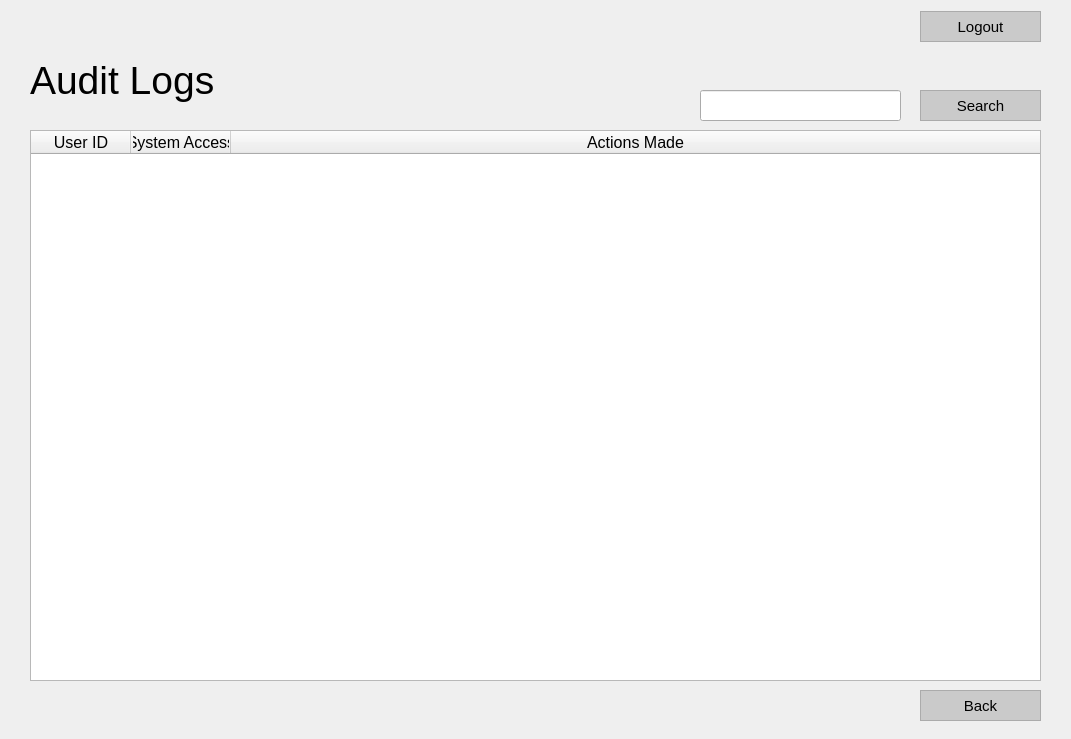
<?xml version="1.0" encoding="UTF-8"?>
<ui version="4.0">
 <class>MainWindow</class>
 <widget class="QMainWindow" name="MainWindow">
  <property name="geometry">
   <rect>
    <x>0</x>
    <y>0</y>
    <width>1071</width>
    <height>739</height>
   </rect>
  </property>
  <property name="minimumSize">
   <size>
    <width>1071</width>
    <height>739</height>
   </size>
  </property>
  <property name="maximumSize">
   <size>
    <width>1071</width>
    <height>739</height>
   </size>
  </property>
  <property name="windowTitle">
   <string>MainWindow</string>
  </property>
  <widget class="QWidget" name="centralwidget">
   <widget class="QWidget" name="layoutWidget">
    <property name="geometry">
     <rect>
      <x>680</x>
      <y>10</y>
      <width>361</width>
      <height>33</height>
     </rect>
    </property>
    <layout class="QHBoxLayout" name="horizontalLayout">
     <item>
      <widget class="QLabel" name="lbl_user">
       <property name="font">
        <font>
         <family>Calibri</family>
         <pointsize>11</pointsize>
        </font>
       </property>
       <property name="text">
        <string/>
       </property>
       <property name="scaledContents">
        <bool>false</bool>
       </property>
       <property name="alignment">
        <set>Qt::AlignCenter</set>
       </property>
      </widget>
     </item>
     <item>
      <widget class="QPushButton" name="btn_logout">
       <property name="minimumSize">
        <size>
         <width>121</width>
         <height>31</height>
        </size>
       </property>
       <property name="maximumSize">
        <size>
         <width>121</width>
         <height>31</height>
        </size>
       </property>
       <property name="font">
        <font>
         <family>Helvetica</family>
         <pointsize>11</pointsize>
        </font>
       </property>
       <property name="styleSheet">
        <string notr="true">QPushButton {
color: rgb(0, 0, 0);
	background-color: rgb(202, 202, 202);
border: 1.2px solid #ABABAB;
outline: none;}

QPushButton:hover{
color: rgb(255, 255, 255);
background-color: rgb(171, 171, 171);
outline: none;
border: none;
}

QPushButton:pressed{
color: rgb(255, 255, 255);
background-color: rgb(129, 129, 129);
outline: none;
border: none;
}


</string>
       </property>
       <property name="text">
        <string>Logout</string>
       </property>
      </widget>
     </item>
    </layout>
   </widget>
   <widget class="QPushButton" name="btn_search">
    <property name="geometry">
     <rect>
      <x>920</x>
      <y>90</y>
      <width>121</width>
      <height>31</height>
     </rect>
    </property>
    <property name="minimumSize">
     <size>
      <width>121</width>
      <height>31</height>
     </size>
    </property>
    <property name="maximumSize">
     <size>
      <width>121</width>
      <height>31</height>
     </size>
    </property>
    <property name="font">
     <font>
      <family>Helvetica</family>
      <pointsize>11</pointsize>
     </font>
    </property>
    <property name="styleSheet">
     <string notr="true">QPushButton {
color: rgb(0, 0, 0);
	background-color: rgb(202, 202, 202);
border: 1.2px solid #ABABAB;
outline: none;}

QPushButton:hover{
color: rgb(255, 255, 255);
background-color: rgb(171, 171, 171);
outline: none;
border: none;
}

QPushButton:pressed{
color: rgb(255, 255, 255);
background-color: rgb(129, 129, 129);
outline: none;
border: none;
}


</string>
    </property>
    <property name="text">
     <string>Search</string>
    </property>
   </widget>
   <widget class="QLineEdit" name="searchbar">
    <property name="geometry">
     <rect>
      <x>700</x>
      <y>90</y>
      <width>201</width>
      <height>31</height>
     </rect>
    </property>
    <property name="minimumSize">
     <size>
      <width>201</width>
      <height>31</height>
     </size>
    </property>
    <property name="maximumSize">
     <size>
      <width>201</width>
      <height>31</height>
     </size>
    </property>
    <property name="styleSheet">
     <string notr="true">padding-left: 4px;</string>
    </property>
    <property name="text">
     <string/>
    </property>
   </widget>
   <widget class="QLabel" name="lbl_audit">
    <property name="geometry">
     <rect>
      <x>30</x>
      <y>50</y>
      <width>361</width>
      <height>61</height>
     </rect>
    </property>
    <property name="font">
     <font>
      <family>Segoe UI</family>
      <pointsize>29</pointsize>
     </font>
    </property>
    <property name="text">
     <string>Audit Logs</string>
    </property>
   </widget>
   <widget class="QTableWidget" name="table_audit">
    <property name="geometry">
     <rect>
      <x>30</x>
      <y>130</y>
      <width>1011</width>
      <height>551</height>
     </rect>
    </property>
    <property name="horizontalScrollBarPolicy">
     <enum>Qt::ScrollBarAlwaysOff</enum>
    </property>
    <property name="sizeAdjustPolicy">
     <enum>QAbstractScrollArea::AdjustToContents</enum>
    </property>
    <property name="sortingEnabled">
     <bool>true</bool>
    </property>
    <attribute name="horizontalHeaderVisible">
     <bool>true</bool>
    </attribute>
    <attribute name="horizontalHeaderStretchLastSection">
     <bool>true</bool>
    </attribute>
    <attribute name="verticalHeaderVisible">
     <bool>false</bool>
    </attribute>
    <attribute name="verticalHeaderStretchLastSection">
     <bool>false</bool>
    </attribute>
    <column>
     <property name="text">
      <string>User ID</string>
     </property>
     <property name="font">
      <font>
       <family>Helvetica</family>
       <pointsize>12</pointsize>
      </font>
     </property>
    </column>
    <column>
     <property name="text">
      <string>System Access</string>
     </property>
     <property name="font">
      <font>
       <family>Helvetica</family>
       <pointsize>12</pointsize>
      </font>
     </property>
    </column>
    <column>
     <property name="text">
      <string>Actions Made</string>
     </property>
     <property name="font">
      <font>
       <family>Helvetica</family>
       <pointsize>12</pointsize>
      </font>
     </property>
    </column>
   </widget>
   <widget class="QPushButton" name="btn_back">
    <property name="geometry">
     <rect>
      <x>920</x>
      <y>690</y>
      <width>121</width>
      <height>31</height>
     </rect>
    </property>
    <property name="font">
     <font>
      <family>Helvetica</family>
      <pointsize>11</pointsize>
     </font>
    </property>
    <property name="styleSheet">
     <string notr="true">QPushButton {
color: rgb(0, 0, 0);
	background-color: rgb(202, 202, 202);
border: 1.2px solid #ABABAB;
outline: none;}

QPushButton:hover{
color: rgb(255, 255, 255);
background-color: rgb(171, 171, 171);
outline: none;
border: none;
}

QPushButton:pressed{
color: rgb(255, 255, 255);
background-color: rgb(129, 129, 129);
outline: none;
border: none;
}


</string>
    </property>
    <property name="text">
     <string>Back</string>
    </property>
   </widget>
  </widget>
 </widget>
 <resources/>
 <connections/>
</ui>
